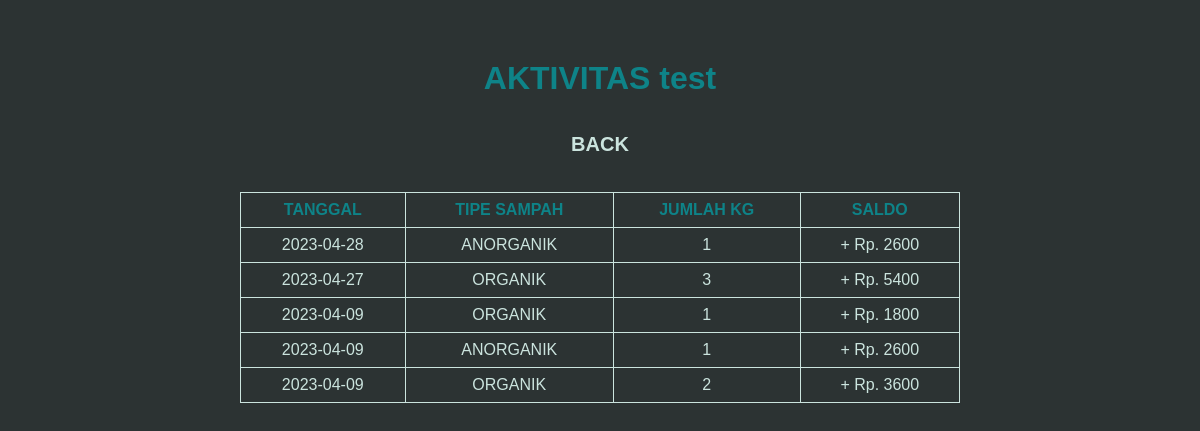
The page /admin/aktivitas.php?ID_USER=1 on the database its author committed.
### tables this page shows
CREATE TABLE `profiletamu` (
  `ID` int(100) NOT NULL,
  `ID_USER` int(100) NOT NULL,
  `NAMA` varchar(555) NOT NULL,
  `NOTELP` varchar(555) NOT NULL,
  `EMAIL` varchar(555) NOT NULL,
  `ALAMAT` varchar(555) NOT NULL,
  `SALDO` int(100) NOT NULL,
  `IMG` varchar(555) NOT NULL
);

CREATE TABLE `aktivitas` (
  `ID` int(55) NOT NULL,
  `ID_USER` int(55) NOT NULL,
  `TANGGAL` date NOT NULL,
  `TYPE` varchar(255) NOT NULL,
  `JUMLAH` int(255) NOT NULL,
  `UANG` int(255) NOT NULL
);

### admin/aktivitas.php (the view, shortened to what this page needs)
<?php
    include 'config.php';
    $id = $_GET['ID_USER'];
    $sql = "SELECT * FROM profiletamu WHERE ID_USER='$_GET[ID_USER]'";
    $query = mysqli_query($conn, $sql);
    $aktivitas = mysqli_fetch_assoc($query);
?>
<!DOCTYPE html>
<html lang="en">
<head>
    <link rel="stylesheet" href="../style/abouttable.css">
</head>
<body>
<div class="container">
        <h1>AKTIVITAS <?php echo $aktivitas['NAMA'] ?></h1>
        <div class="back">
            <a href="user.php">BACK</a>
        </div>
        <table border="1">
            <tr>
                <th>TANGGAL</th>
                <th>TIPE SAMPAH</th>
                <th>JUMLAH KG</th>
                <th>SALDO</th>
            </tr>
            <?php
                include 'config.php';
                $sql = "SELECT * FROM aktivitas WHERE ID_USER = $id ORDER BY ID DESC";
                $query = mysqli_query($conn, $sql);
                while($aktivitas = mysqli_fetch_array($query)){
            ?>
            <tr>
                <td><?php echo $aktivitas['TANGGAL'] ?></td>
                <td><?php echo $aktivitas['TYPE'] ?></td>
                <td><?php echo $aktivitas['JUMLAH'] ?></td>
                <td>+ Rp. <?php echo $aktivitas['UANG'] ?></td>
            </tr>
            <?php } ?>
        </table>
    </div>
</body>
</html>

### style/abouttable.css (style rules this page uses)
* { margin: 0; padding: 0; font-family: Helvetica; }
body { background-color: #2C3333; }
.container { width: 60%; margin-left: auto; margin-right: auto; margin-top: 5%; }
.container h1 { color: #0E8388; text-align: center; margin-bottom: 5%; }
.container .back a { width: 100%; text-align: center; }
.container table { width: 100%; border-color: #CBE4DE; border-collapse: collapse; }
.container table th, td { padding: 8px; }
.container table th { color: #0E8388; }
.container table td { color: #CBE4DE; text-align: center; }
.back { margin-bottom: 5%; text-align: center; }
.back a { color: #CBE4DE; text-decoration: none; font-size: 20px; transition: all 1s ease; font-weight: bold; }

### rows shown on the page
profiletamu: NAMA "test"
aktivitas: TANGGAL "2023-04-28", TYPE "ANORGANIK", JUMLAH "1", UANG "2600"
aktivitas: TANGGAL "2023-04-27", TYPE "ORGANIK", JUMLAH "3", UANG "5400"
aktivitas: TANGGAL "2023-04-09", TYPE "ORGANIK", JUMLAH "1", UANG "1800"
aktivitas: TANGGAL "2023-04-09", TYPE "ANORGANIK", JUMLAH "1", UANG "2600"
aktivitas: TANGGAL "2023-04-09", TYPE "ORGANIK", JUMLAH "2", UANG "3600"
